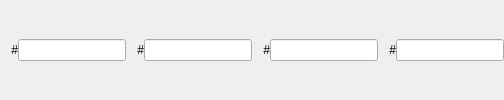
        <widget class="QWidget" name="page_4">
         <layout class="QHBoxLayout" name="horizontalLayout_11">
          <property name="spacing">
           <number>0</number>
          </property>
          <property name="leftMargin">
           <number>0</number>
          </property>
          <property name="topMargin">
           <number>0</number>
          </property>
          <property name="rightMargin">
           <number>0</number>
          </property>
          <property name="bottomMargin">
           <number>0</number>
          </property>
          <item>
           <widget class="QLabel" name="label_4">
            <property name="minimumSize">
             <size>
              <width>18</width>
              <height>0</height>
             </size>
            </property>
            <property name="text">
             <string>#</string>
            </property>
            <property name="alignment">
             <set>Qt::AlignRight|Qt::AlignTrailing|Qt::AlignVCenter</set>
            </property>
           </widget>
          </item>
          <item>
           <widget class="QLineEdit" name="borderColorUp"/>
          </item>
          <item>
           <widget class="QLabel" name="label_5">
            <property name="minimumSize">
             <size>
              <width>18</width>
              <height>0</height>
             </size>
            </property>
            <property name="text">
             <string>#</string>
            </property>
            <property name="alignment">
             <set>Qt::AlignRight|Qt::AlignTrailing|Qt::AlignVCenter</set>
            </property>
           </widget>
          </item>
          <item>
           <widget class="QLineEdit" name="borderColorDown"/>
          </item>
          <item>
           <widget class="QLabel" name="label_6">
            <property name="minimumSize">
             <size>
              <width>18</width>
              <height>0</height>
             </size>
            </property>
            <property name="text">
             <string>#</string>
            </property>
            <property name="alignment">
             <set>Qt::AlignRight|Qt::AlignTrailing|Qt::AlignVCenter</set>
            </property>
           </widget>
          </item>
          <item>
           <widget class="QLineEdit" name="borderColorLeft"/>
          </item>
          <item>
           <widget class="QLabel" name="label_7">
            <property name="minimumSize">
             <size>
              <width>18</width>
              <height>0</height>
             </size>
            </property>
            <property name="text">
             <string>#</string>
            </property>
            <property name="alignment">
             <set>Qt::AlignRight|Qt::AlignTrailing|Qt::AlignVCenter</set>
            </property>
           </widget>
          </item>
          <item>
           <widget class="QLineEdit" name="borderColorRight"/>
          </item>
         </layout>
        </widget>
